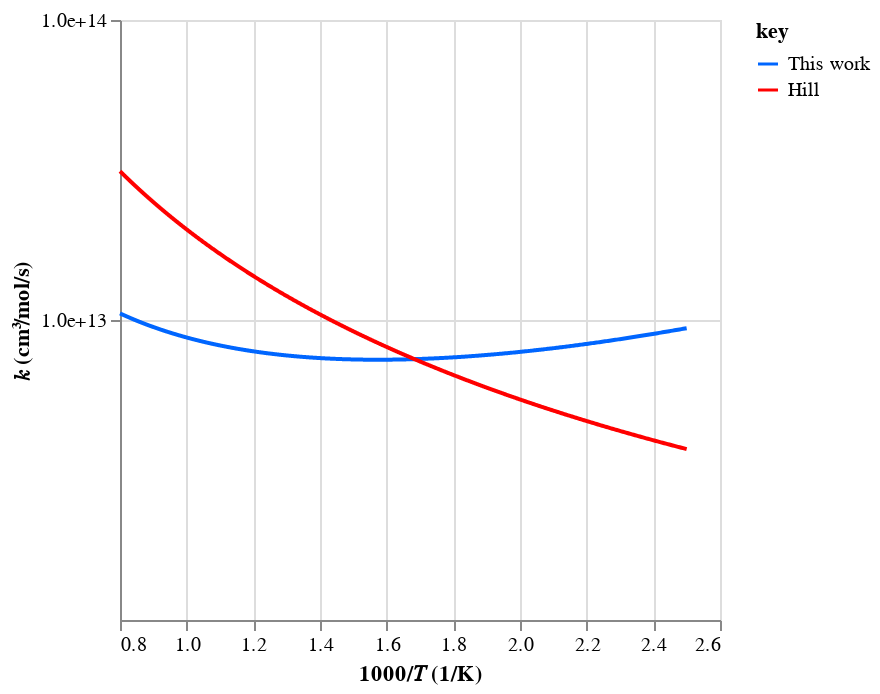
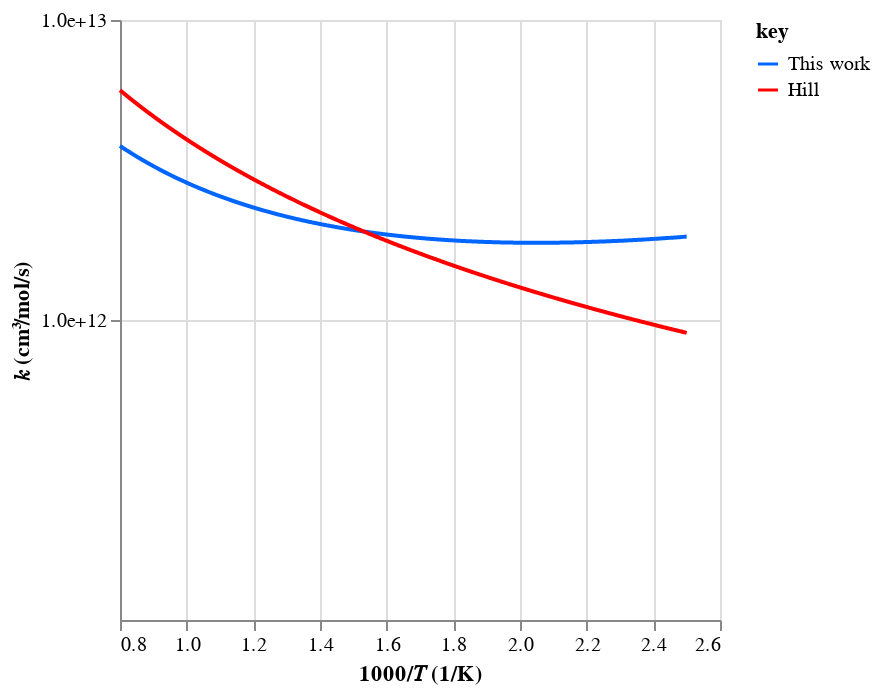
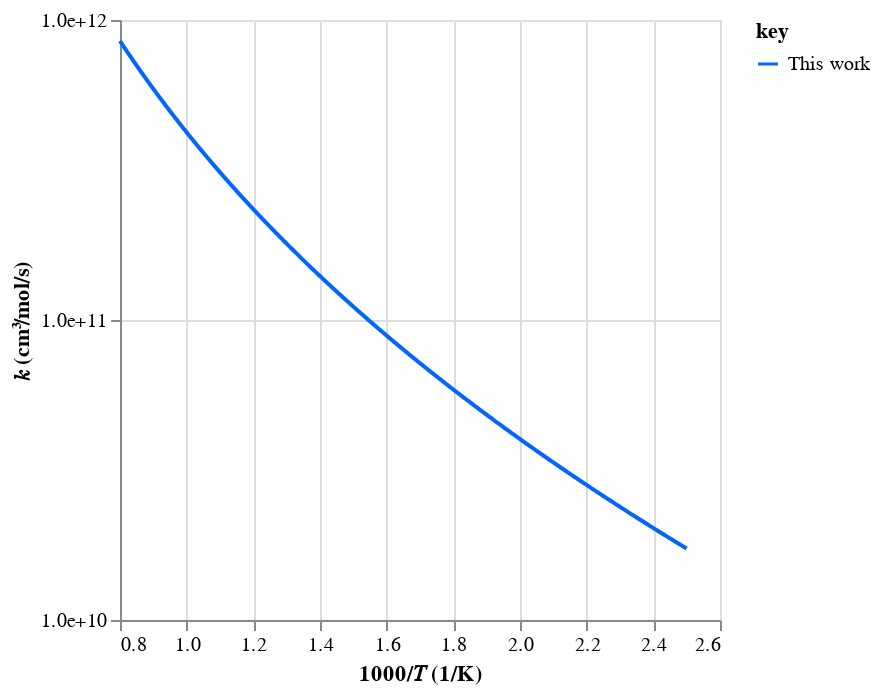

Notebook code for these charts, in order:
### Code cell
# Check rates
workflow.plot_rates(tag=tag, root_path=root_path)

### Figure 1 — Vega-Lite specification as saved in the notebook (floating-point values rounded to 4 significant figures; data arrays with more than 128 entries replaced by an {"elided": "..."} marker saying what was removed)
{"config": {"view": {"continuousWidth": 300, "continuousHeight": 300}}, "data": {"name": "data-6e95fe73c61ba37a7a2837c9ff216741"}, "mark": {"type": "line"}, "encoding": {"color": {"field": "key", "scale": {"domain": ["This work", "Hill"], "range": ["#0066ff", "#ff0000"]}, "type": "nominal"}, "x": {"field": "x", "scale": {"zero": false}, "title": "1000/𝑇 (1/K)", "type": "quantitative"}, "y": {"axis": {"format": ".1e", "values": [10000000000000, 100000000000000]}, "field": "value", "scale": {"type": "log"}, "title": "𝑘 (cm³/mol/s)", "type": "quantitative"}}, "transform": [{"fold": ["This work", "Hill"]}], "$schema": "https://vega.github.io/schema/vega-lite/v5.20.1.json", "datasets": {"data-6e95fe73c61ba37a7a2837c9ff216741": {"elided": "1000 records"}}}

### Figure 2 — Vega-Lite specification as saved in the notebook (floating-point values rounded to 4 significant figures; data arrays with more than 128 entries replaced by an {"elided": "..."} marker saying what was removed)
{"config": {"view": {"continuousWidth": 300, "continuousHeight": 300}}, "data": {"name": "data-f823241b6b89ccb7dad90b602b831157"}, "mark": {"type": "line"}, "encoding": {"color": {"field": "key", "scale": {"domain": ["This work", "Hill"], "range": ["#0066ff", "#ff0000"]}, "type": "nominal"}, "x": {"field": "x", "scale": {"zero": false}, "title": "1000/𝑇 (1/K)", "type": "quantitative"}, "y": {"axis": {"format": ".1e", "values": [1000000000000, 10000000000000, 100000000000000]}, "field": "value", "scale": {"type": "log"}, "title": "𝑘 (cm³/mol/s)", "type": "quantitative"}}, "transform": [{"fold": ["This work", "Hill"]}], "$schema": "https://vega.github.io/schema/vega-lite/v5.20.1.json", "datasets": {"data-f823241b6b89ccb7dad90b602b831157": {"elided": "1000 records"}}}

### Figure 3 — Vega-Lite specification as saved in the notebook (floating-point values rounded to 4 significant figures; data arrays with more than 128 entries replaced by an {"elided": "..."} marker saying what was removed)
{"config": {"view": {"continuousWidth": 300, "continuousHeight": 300}}, "data": {"name": "data-cbbf1e723cb48f3fae5cfc341e5db5d6"}, "mark": {"type": "line"}, "encoding": {"color": {"field": "key", "scale": {"domain": ["This work"], "range": ["#0066ff"]}, "type": "nominal"}, "x": {"field": "x", "scale": {"zero": false}, "title": "1000/𝑇 (1/K)", "type": "quantitative"}, "y": {"axis": {"format": ".1e", "values": [10000000000, 100000000000, 1000000000000, 10000000000000]}, "field": "value", "scale": {"type": "log"}, "title": "𝑘 (cm³/mol/s)", "type": "quantitative"}}, "transform": [{"fold": ["This work"]}], "$schema": "https://vega.github.io/schema/vega-lite/v5.20.1.json", "datasets": {"data-cbbf1e723cb48f3fae5cfc341e5db5d6": {"elided": "1000 records"}}}
